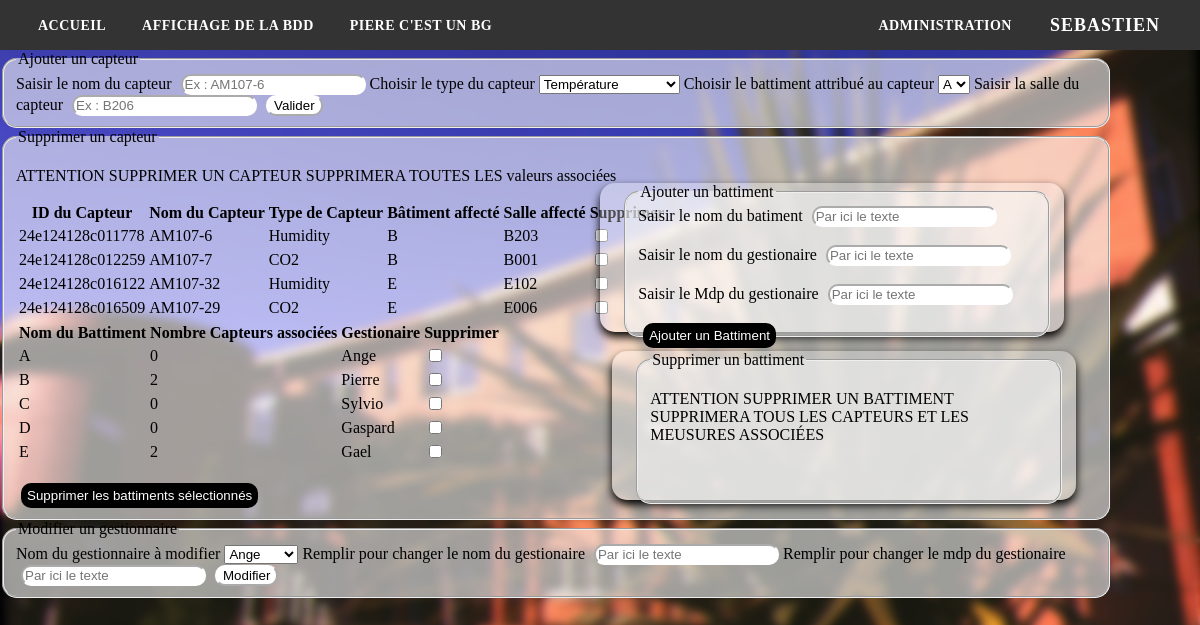
Screenshot of /admin.php (signed in) with the database file from the repository.
### tables this page shows
CREATE TABLE `capteur` (
  `id_capteur` varchar(16) NOT NULL,
  `nom_capteur` varchar(9) NOT NULL,
  `type_capteur` varchar(20) NOT NULL,
  `Salle` varchar(4) NOT NULL,
  `id_batiment` int(1) NOT NULL
);

CREATE TABLE `batiment` (
  `id_batiment` int(1) NOT NULL,
  `nom_bat` varchar(20) NOT NULL,
  `login_gest` varchar(50) NOT NULL,
  `mdp_gest` varchar(50) NOT NULL
);

### admin.php (the view, shortened to what this page needs)
<!DOCTYPE html>
<html lang="en">
<head>
    <link rel="stylesheet" href="styles/admin.css">
</head>
<body>
    <?php require('header.php');?>
    <fieldset>
        <legend>Ajouter un capteur</legend>
        <form method="POST" action="script_admin.php">
            <label for="nom_capteur">Saisir le nom du capteur</label>
            <input type="texte" name="nom_capteur" placeholder="Ex : AM107-6" required>
            <label for="type_capteur">Choisir le type du capteur</label>
            <select name="type_capteur" required>
                <option value="temperature">Température</option>
            </select>
            <label for="nom_bat">Choisir le battiment attribué au capteur</label>
            <select name="nom_bat" required>
            <?php
                require('connexion_bdd.php');
                $requeteBattiment = mysqli_query($connexion, "SELECT nom_bat, id_batiment FROM batiment");
                while ($ligne = mysqli_fetch_assoc($requeteBattiment)) {
                    $nomBatiment = $ligne['nom_bat'];
                    $idBatiment = $ligne['id_batiment'];
                    echo '<option value="' . $idBatiment . '">' . $nomBatiment . '</option>';
                }
            ?>
            </select>
            <label for="salle_capteur">Saisir la salle du capteur</label>
            <input type="texte" name="salle_capteur" placeholder="Ex : B206" required>
            <input type="submit" name="submit_ajouter_capteur" value="Valider">
        </form>
    </fieldset>
    <fieldset>
        <legend>Supprimer un capteur</legend>
            <p>ATTENTION SUPPRIMER UN CAPTEUR SUPPRIMERA TOUTES LES valeurs associées</p>
    <form method="POST" action="script_admin.php">
  <table>
    <tr>
      <th>ID du Capteur</th>
      <th>Nom du Capteur</th>
      <th>Type de Capteur</th>
      <th>Bâtiment affecté</th>
      <th>Salle affecté</th>
      <th>Supprimer</th>
    </tr>
    <?php
    require('connexion_bdd.php');
    $sql = "SELECT capteur.*, batt.nom_bat
            FROM capteur
            INNER JOIN batiment batt ON capteur.id_batiment = batt.id_batiment";
    $ToutLesCapteurs = mysqli_query($connexion, $sql);
    while ($ligne = mysqli_fetch_assoc($ToutLesCapteurs)) {
        $idCapteur = $ligne['id_capteur'];
        $nomCapteur = $ligne['nom_capteur'];
        $typeCapteur = $ligne['type_capteur'];
        $nomBatiment = $ligne['nom_bat'];
        $Salle = $ligne['Salle'];
        echo "<tr>";
        echo "<td>" . $idCapteur . "</td>";
        echo "<td>" . $nomCapteur . "</td>";
        echo "<td>" . $typeCapteur . "</td>";
        echo "<td>" . $nomBatiment . "</td>";
        echo "<td>" . $Salle . "</td>";
        echo "<td><input type='checkbox' name='capteurs[]' value='" . $idCapteur . "'></td>";
        echo "</tr>";
    }
?>
    <div class="add_b">
        <fieldset>
            <legend>Ajouter un battiment</legend>
        <form method="POST" action="script_admin.php">
            <label for="nom_bat">Saisir le nom du batiment</label>
            <input type="texte" name="nom_bat" placeholder="Par ici le texte" required></br></br>
            <label for="login_gest">Saisir le nom du gestionaire</label>
            <input type="texte" name="login_gest" placeholder="Par ici le texte" required></br></br>
            <label for="mdp_gest">Saisir le Mdp du gestionaire</label>
            <input type="password" name="mdp_gest" placeholder="Par ici le texte" required></br></br>
            <input class="bu" type="submit" name="submit_ajouter_battiment" value="Ajouter un Battiment">
        </form>
        </fieldset>
    </div>
    <div class="del_b">
    <fieldset>
        <legend>Supprimer un battiment</legend>
            <p>ATTENTION SUPPRIMER UN BATTIMENT SUPPRIMERA TOUS LES CAPTEURS ET LES MEUSURES ASSOCIÉES </p>
    <form method="POST" action="script_admin.php">
  <table>
    <tr>
      <th>Nom du Battiment</th>
      <th>Nombre Capteurs associées</th>
      <th>Gestionaire</th>
      <th>Supprimer</th>
    </tr>
<?php
    require('connexion_bdd.php');
    $sql = "SELECT batt.nom_bat AS nom_batiment, batt.login_gest, COUNT(capteur.id_capteur) AS nombre_capteurs, batt.id_batiment
            FROM batiment batt
            LEFT JOIN capteur capteur ON batt.id_batiment = capteur.id_batiment
            GROUP BY batt.id_batiment";
    $ToutLesBattiments = mysqli_query($connexion, $sql);
    while ($ligne = mysqli_fetch_assoc($ToutLesBattiments)) {
        $id_batiment = $ligne['id_batiment'];
        $nomBatiment = $ligne['nom_batiment'];
        $nombreCapteurs = $ligne['nombre_capteurs'];
        $getionnaire = $ligne['login_gest'];
        echo "<tr>";
        echo "<td>" . $nomBatiment . "</td>";
        echo "<td>" . $nombreCapteurs . "</td>";
        echo "<td>" . $getionnaire . "</td>";
        echo "<td><input type='checkbox' name='batiment[]' value='" . $id_batiment . "'></td>";
        echo "</tr>";
    }
?>
    </table></br>
   <input class="bu" type="submit" name="submit_supprimer_batt" value="Supprimer les battiments sélectionnés">
</form>
</fieldset>
<fieldset>
    <legend>Modifier un gestionnaire</legend>
    <form method="POST" action="script_admin.php">
    <label for="id_bat">Nom du gestionnaire à modifier</label>
        <select name="id_bat" required>
        <?php
            require('connexion_bdd.php');
            $sqlgestionnaire = mysqli_query($connexion, "SELECT login_gest, id_batiment FROM batiment");
            while ($ligne = mysqli_fetch_assoc($sqlgestionnaire)) {
                $login_gest = $ligne['login_gest'];
                $idBatiment = $ligne['id_batiment'];
                echo '<option value="' . $idBatiment . '">' . $login_gest . '</option>';
            }
        ?>
        </select>
        <label for="change_login_gest">Remplir pour changer le nom du gestionaire</label>
        <input type="texte" name="change_login_gest" placeholder="Par ici le texte">
        <label for="change_mdp_gest">Remplir pour changer le mdp du gestionaire</label>
        <input type="password" name="change_mdp_gest" placeholder="Par ici le texte">
        <input type="submit" name="submit_change_gestionnaire" value="Modifier">
    </form>
</fieldset>
</body>
</html>

### styles/admin.css (style rules this page uses)
body { backdrop-filter: blur(5px); background-image: url("../images/bg_a.png"); background-repeat: no-repeat; background-size: 100%; padding-bottom: 5%; }
fieldset { position: relative; height: 90%; width: 90%; border-radius: 15px; background-color: rgba(245, 245, 245, 0.6); }
body .add_b { position: absolute; width: 40%; height: 40%; background-color: rgba(255, 255, 255, 0.3); top: 10%; left: 54%; padding-left: 2%; border-radius: 15px; box-shadow: 0 5px 10px black; }
body .del_b { position: absolute; width: 40%; height: 40%; background-color: rgba(255, 255, 255, 0.3); top: 55%; margin-left: 54%; padding-left: 2%; border-radius: 15px; box-shadow: 0 5px 10px black; }
form input { border-radius: 10px; background-color: white; border-color: white; margin-left: 5px; }
form .bu { background-color: black; color: white; height: 25px; border: 0px; }

### styles/style.css (style rules this page uses)
body { margin: 0; padding: 0; }

### rows the page displays
capteur: id_capteur "24e124128c011778", nom_capteur "AM107-6", type_capteur "Humidity", id_batiment.nom_bat "B", Salle "B203"
capteur: id_capteur "24e124128c012259", nom_capteur "AM107-7", type_capteur "CO2", id_batiment.nom_bat "B", Salle "B001"
capteur: id_capteur "24e124128c016122", nom_capteur "AM107-32", type_capteur "Humidity", id_batiment.nom_bat "E", Salle "E102"
capteur: id_capteur "24e124128c016509", nom_capteur "AM107-29", type_capteur "CO2", id_batiment.nom_bat "E", Salle "E006"
batiment: nom_bat "A", nombreCapteurs "0", login_gest "Ange"
batiment: nom_bat "B", nombreCapteurs "2", login_gest "Pierre"
batiment: nom_bat "C", nombreCapteurs "0", login_gest "Sylvio"
batiment: nom_bat "D", nombreCapteurs "0", login_gest "Gaspard"
batiment: nom_bat "E", nombreCapteurs "2", login_gest "Gael"

### other values shown
$_SESSION['user'] "SEBASTIEN"
form field nom_bat "A"
form field id_bat "Ange"
